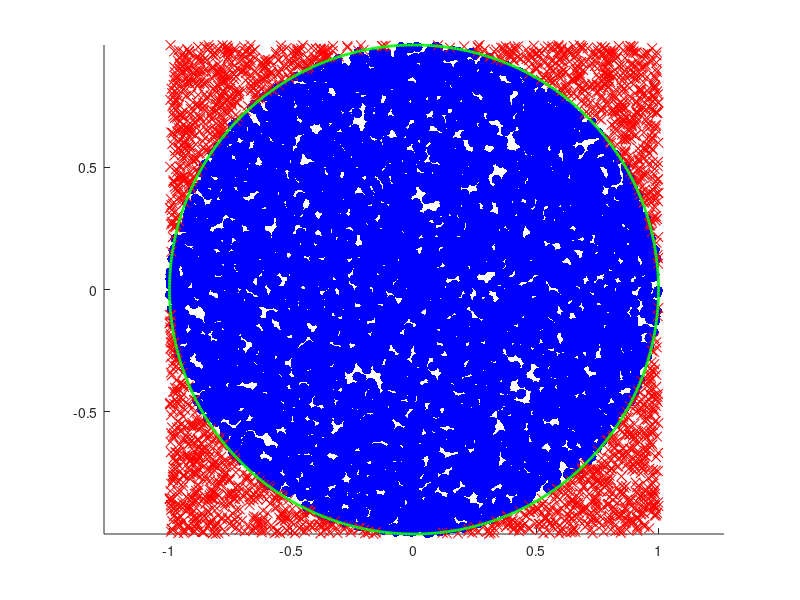

Write the MATLAB code that produced this figure.
function risi_kroznico_in_tocke_nedasemi()
    stTock = 10000;
    r = 1;
    [ocenjenoPi, napaka] = area_pi(stTock, r);
    disp(['Ocenjeno π: ', num2str(ocenjenoPi)]);
    disp(['Napaka: ', num2str(napaka)]);
    risi_kroznico_in_tocke(stTock, r);
end

function [ocenjenoPi, napaka] = area_pi(stTock, r)
    znotrajKroga = 0;
    for i = 1:stTock
        x = 2 * rand() - 1;
        y = 2 * rand() - 1;
        if x^2 + y^2 <= r^2
            znotrajKroga = znotrajKroga + 1;
        end
    end
    ocenjenoPi = 4 * znotrajKroga / stTock;
    napaka = abs(ocenjenoPi - pi);
end

function risi_kroznico_in_tocke(stTock, r)
    x = 2 * rand(stTock, 1) - 1;
    y = 2 * rand(stTock, 1) - 1;
    razdalja = sqrt(x.^2 + y.^2);
    tockeZnotraj = razdalja <= r;
    tockeZunaj = razdalja > r;
    scatter(x(tockeZnotraj), y(tockeZnotraj), 50, 'b', 'filled');
    hold on;
    scatter(x(tockeZunaj), y(tockeZunaj), 50, 'r', 'x');
    izrisi_kroznico(r);
    axis equal;
end

function izrisi_kroznico(r)
    theta = linspace(0, 2 * pi, 1000);
    x = r * cos(theta);
    y = r * sin(theta);
    plot(x, y, 'g', 'LineWidth', 2);
end
